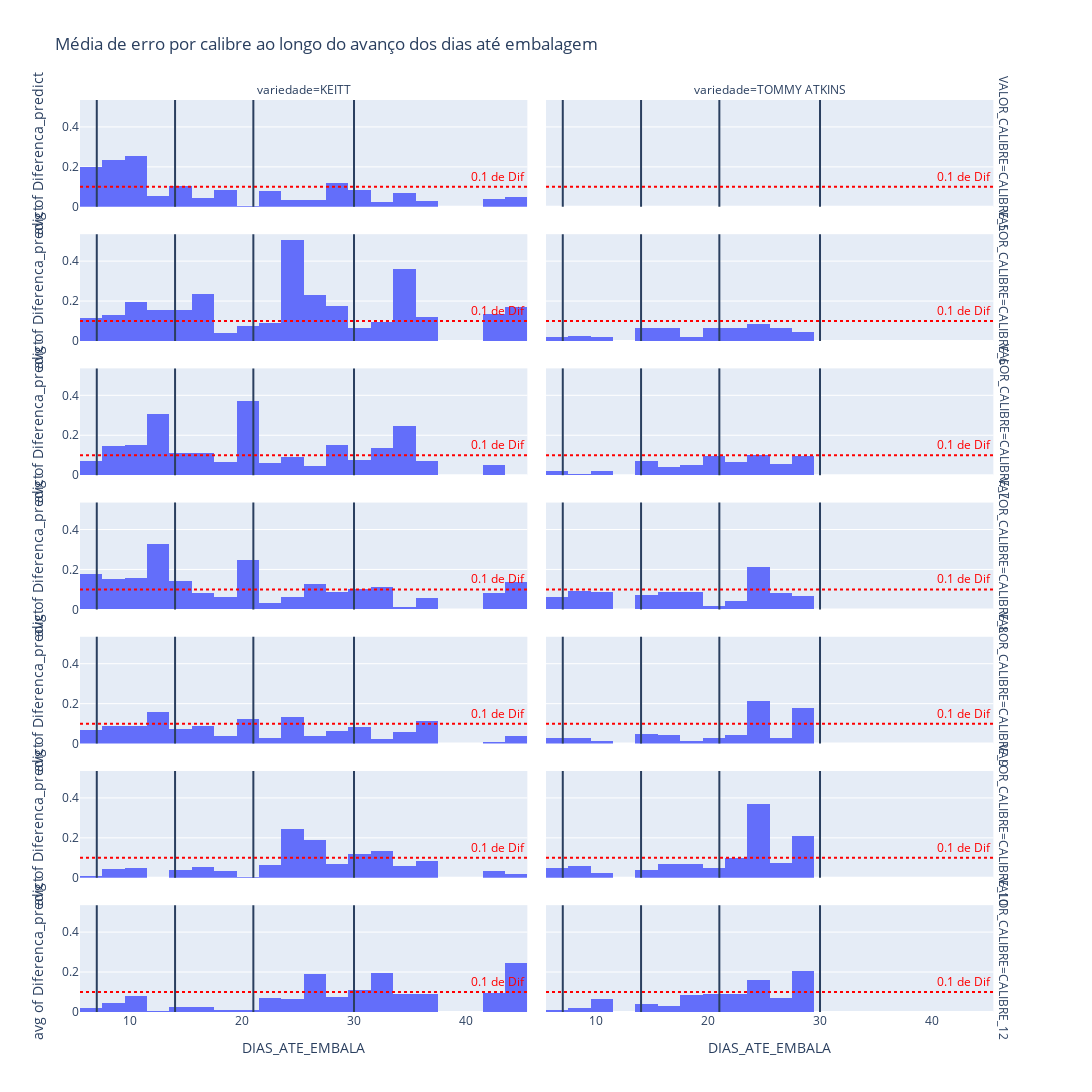

Notebook cell for this chart:
### Code cell
fig = px.histogram(dataframe, x = dataframe['DIAS_ATE_EMBALA'],y =dataframe['Diferenca_predict'] ,facet_col = 'variedade' ,histfunc = 'avg',facet_row = 'VALOR_CALIBRE', barmode = 'group', title = 'Média de erro por calibre ao longo do avanço dos dias até embalagem')
fig.update_layout(height = 1600, width = 1200)

fig.add_vline(x = 30)
fig.add_vline(x = 21)
fig.add_vline(x = 14)
fig.add_vline(x = 7)
fig.add_hline(0.1, line_color = 'red', line_dash="dot",  annotation_text="0.1 de Dif", annotation_font_color="red")

### Figure 1 — Plotly figure (JSON) as saved in the notebook; plotly's stock layout.template omitted (floating-point values rounded to 4 significant figures)
{"data": [{"alignmentgroup": "True", "bingroup": "x", "histfunc": "avg", "hovertemplate": "VALOR_CALIBRE=CALIBRE_5<br>variedade=KEITT<br>DIAS_ATE_EMBALA=%{x}<br>avg of Diferenca_predict=%{y}<extra></extra>", "legendgroup": "", "marker": {"color": "#636efa", "pattern": {"shape": ""}}, "name": "", "offsetgroup": "", "orientation": "v", "showlegend": false, "type": "histogram", "x": [19, 19, 22, 27, 6, 7, 7, 7, 8, 8, 9, 15, 16, 16, 18, 22, 29, 30, 30, 31, 32, 36, 36, 37, 37, 6, 7, 13, 14, 20, 21, 22, 27, 27, 8, 8, 8, 9, 9, 10, 17, 18, 18, 22, 22, 23, 28, 29, 30, 37, 43, 44, 9, 9, 10, 15, 16, 17, 24, 28, 29, 35, 36, 7, 8, 14, 15], "xaxis": "x13", "y": [0.2054, 0.1514, 0.08741, 0.09641, 0.2249, 0.1639, 0.2019, 0.1899, 0.121, 0.098, 0.081, 0.065, 0.007, 0.086, 0.002, 0.005, 0.011, 0.005, 0.02, 0.005, 0.025, 0.01, 0.022, 0.011, 0.025, 0.1137, 0.1997, 0.05469, 0.05869, 0.006306, 0.006306, 0.006306, 0.005694, 0.004306, 0.3025, 0.3845, 0.4175, 0.3595, 0.4685, 0.4695, 0.09952, 0.01152, 0.04748, 0.1245, 0.1245, 0.1245, 0.271, 0.196, 0.305, 0.04504, 0.04004, 0.05104, 0.0135, 0.0615, 0.0415, 0.0235, 0.0145, 0.0115, 0.0335, 0.0665, 0.0645, 0.0675, 0.0505, 0.3073, 0.2573, 0.2463, 0.1223], "yaxis": "y13"}, {"alignmentgroup": "True", "bingroup": "x", "histfunc": "avg", "hovertemplate": "VALOR_CALIBRE=CALIBRE_5<br>variedade=TOMMY ATKINS<br>DIAS_ATE_EMBALA=%{x}<br>avg of Diferenca_predict=%{y}<extra></extra>", "legendgroup": "", "marker": {"color": "#636efa", "pattern": {"shape": ""}}, "name": "", "offsetgroup": "", "orientation": "v", "showlegend": false, "type": "histogram", "x": [14, 20, 28, 28, 7, 11, 19, 19, 27, 27, 14, 14, 16, 17, 21, 21, 23, 7, 8, 9, 16, 17, 23, 24, 24, 28, 29], "xaxis": "x14", "y": [0, 0, 0, 0, 0, 0, 0, 0, 0, 0, 0, 0, 0, 0, 0, 0, 0, 0, 0, 0, 0, 0, 0, 0, 0, 0, 0], "yaxis": "y14"}, {"alignmentgroup": "True", "bingroup": "x", "histfunc": "avg", "hovertemplate": "VALOR_CALIBRE=CALIBRE_6<br>variedade=KEITT<br>DIAS_ATE_EMBALA=%{x}<br>avg of Diferenca_predict=%{y}<extra></extra>", "legendgroup": "", "marker": {"color": "#636efa", "pattern": {"shape": ""}}, "name": "", "offsetgroup": "", "orientation": "v", "showlegend": false, "type": "histogram", "x": [19, 19, 22, 27, 6, 7, 7, 7, 8, 8, 9, 15, 16, 16, 18, 22, 29, 30, 30, 31, 32, 36, 36, 37, 37, 6, 7, 13, 14, 20, 21, 22, 27, 27, 8, 8, 8, 9, 9, 10, 17, 18, 18, 22, 22, 23, 28, 29, 30, 37, 43, 44, 9, 9, 10, 15, 16, 17, 24, 28, 29, 35, 36, 7, 8, 14, 15], "xaxis": "x11", "y": [0.005253, 0.02375, 0.1747, 0.1787, 0.01488, 0.01088, 0.1102, 0.1222, 0.1324, 0.1954, 0.08138, 0.08362, 0.07362, 0.02962, 0.02162, 0.02038, 0.1036, 0.09662, 0.00138, 0.1116, 0.09562, 0.05362, 0.02338, 0.00562, 0.04838, 0.2598, 0.2868, 0.1538, 0.1718, 0.09878, 0.05122, 0.1562, 0.2522, 0.2602, 0.07053, 0.06753, 0.03653, 0.06853, 0.01953, 0.02253, 0.1245, 0.09653, 0.04553, 0.005533, 0.08647, 0.1015, 0.05444, 0.09044, 0.06044, 0.1946, 0.1366, 0.1686, 0.436, 0.296, 0.366, 0.464, 0.482, 0.457, 0.508, 0.27, 0.366, 0.359, 0.397, 0.004618, 0.009618, 0.003618, 0.05962], "yaxis": "y11"}, {"alignmentgroup": "True", "bingroup": "x", "histfunc": "avg", "hovertemplate": "VALOR_CALIBRE=CALIBRE_6<br>variedade=TOMMY ATKINS<br>DIAS_ATE_EMBALA=%{x}<br>avg of Diferenca_predict=%{y}<extra></extra>", "legendgroup": "", "marker": {"color": "#636efa", "pattern": {"shape": ""}}, "name": "", "offsetgroup": "", "orientation": "v", "showlegend": false, "type": "histogram", "x": [14, 20, 28, 28, 7, 11, 19, 19, 27, 27, 14, 14, 16, 17, 21, 21, 23, 7, 8, 9, 16, 17, 23, 24, 24, 28, 29], "xaxis": "x12", "y": [0.0243, 0.0097, 0.0357, 0.0017, 0.01528, 0.01828, 0.01428, 0.02328, 0.08028, 0.04628, 0.0831, 0.0851, 0.1121, 0.0891, 0.0941, 0.0991, 0.0851, 0.025, 0.026, 0.021, 0.03, 0.037, 0.044, 0.082, 0.09, 0.094, 0.053], "yaxis": "y12"}, {"alignmentgroup": "True", "bingroup": "x", "histfunc": "avg", "hovertemplate": "VALOR_CALIBRE=CALIBRE_7<br>variedade=KEITT<br>DIAS_ATE_EMBALA=%{x}<br>avg of Diferenca_predict=%{y}<extra></extra>", "legendgroup": "", "marker": {"color": "#636efa", "pattern": {"shape": ""}}, "name": "", "offsetgroup": "", "orientation": "v", "showlegend": false, "type": "histogram", "x": [19, 19, 22, 27, 6, 7, 7, 7, 8, 8, 9, 15, 16, 16, 18, 22, 29, 30, 30, 31, 32, 36, 36, 37, 37, 6, 7, 13, 14, 20, 21, 22, 27, 27, 8, 8, 8, 9, 9, 10, 17, 18, 18, 22, 22, 23, 28, 29, 30, 37, 43, 44, 9, 9, 10, 15, 16, 17, 24, 28, 29, 35, 36, 7, 8, 14, 15], "xaxis": "x9", "y": [0.006455, 0.002545, 0.02355, 0.1245, 0.05727, 0.06727, 0.04743, 0.04043, 0.1575, 0.1695, 0.1585, 0.02253, 0.01153, 0.1005, 0.1525, 0.01047, 0.09047, 0.09947, 0.01047, 0.1455, 0.1365, 0.06047, 0.08747, 0.05747, 0.06747, 0.1077, 0.03474, 0.3067, 0.2837, 0.3297, 0.4167, 0.2597, 0.0007373, 0.01226, 0.03728, 0.09128, 0.09428, 0.06628, 0.1403, 0.1163, 0.06572, 0.08372, 0.07572, 0.06272, 0.00972, 0.01472, 0.02163, 0.02337, 0.04363, 0.02563, 0.05137, 0.001634, 0.2855, 0.3015, 0.1895, 0.1715, 0.1565, 0.2155, 0.09247, 0.3895, 0.2325, 0.2485, 0.1305, 0.16, 0.09497, 0.06697, 0.01097], "yaxis": "y9"}, {"alignmentgroup": "True", "bingroup": "x", "histfunc": "avg", "hovertemplate": "VALOR_CALIBRE=CALIBRE_7<br>variedade=TOMMY ATKINS<br>DIAS_ATE_EMBALA=%{x}<br>avg of Diferenca_predict=%{y}<extra></extra>", "legendgroup": "", "marker": {"color": "#636efa", "pattern": {"shape": ""}}, "name": "", "offsetgroup": "", "orientation": "v", "showlegend": false, "type": "histogram", "x": [14, 20, 28, 28, 7, 11, 19, 19, 27, 27, 14, 14, 16, 17, 21, 21, 23, 7, 8, 9, 16, 17, 23, 24, 24, 28, 29], "xaxis": "x10", "y": [0.1678, 0.1018, 0.02476, 0.06376, 0.04356, 0.02156, 0.02256, 0.07656, 0.08556, 0.03156, 0.02123, 0.02423, 0.05523, 0.04523, 0.08523, 0.1012, 0.09423, 0.002218, 0.009218, 0.001782, 0.01722, 0.03922, 0.03722, 0.1042, 0.1012, 0.1112, 0.1832], "yaxis": "y10"}, {"alignmentgroup": "True", "bingroup": "x", "histfunc": "avg", "hovertemplate": "VALOR_CALIBRE=CALIBRE_8<br>variedade=KEITT<br>DIAS_ATE_EMBALA=%{x}<br>avg of Diferenca_predict=%{y}<extra></extra>", "legendgroup": "", "marker": {"color": "#636efa", "pattern": {"shape": ""}}, "name": "", "offsetgroup": "", "orientation": "v", "showlegend": false, "type": "histogram", "x": [19, 19, 22, 27, 6, 7, 7, 7, 8, 8, 9, 15, 16, 16, 18, 22, 29, 30, 30, 31, 32, 36, 36, 37, 37, 6, 7, 13, 14, 20, 21, 22, 27, 27, 8, 8, 8, 9, 9, 10, 17, 18, 18, 22, 22, 23, 28, 29, 30, 37, 43, 44, 9, 9, 10, 15, 16, 17, 24, 28, 29, 35, 36, 7, 8, 14, 15], "xaxis": "x7", "y": [0.1143, 0.05428, 0.02628, 0.005717, 0.07057, 0.02457, 0.1382, 0.1402, 0.1543, 0.1943, 0.09826, 0.05674, 0.08874, 0.08626, 0.08326, 0.02374, 0.05926, 0.06626, 0.03126, 0.1253, 0.1123, 0.05474, 0.06274, 0.06974, 0.04674, 0.3515, 0.3665, 0.3255, 0.3355, 0.2675, 0.2255, 0.1065, 0.1745, 0.1995, 0.1368, 0.1578, 0.1618, 0.1578, 0.1608, 0.1698, 0.1148, 0.04084, 0.01984, 0.01784, 0.01784, 0.007835, 0.1755, 0.1655, 0.1875, 0.08648, 0.08148, 0.1375, 0.182, 0.11, 0.141, 0.07904, 0.08304, 0.03704, 0.06304, 0.008961, 0.03004, 0.01404, 0.02396, 0.1482, 0.1432, 0.1322, 0.1132], "yaxis": "y7"}, {"alignmentgroup": "True", "bingroup": "x", "histfunc": "avg", "hovertemplate": "VALOR_CALIBRE=CALIBRE_8<br>variedade=TOMMY ATKINS<br>DIAS_ATE_EMBALA=%{x}<br>avg of Diferenca_predict=%{y}<extra></extra>", "legendgroup": "", "marker": {"color": "#636efa", "pattern": {"shape": ""}}, "name": "", "offsetgroup": "", "orientation": "v", "showlegend": false, "type": "histogram", "x": [14, 20, 28, 28, 7, 11, 19, 19, 27, 27, 14, 14, 16, 17, 21, 21, 23, 7, 8, 9, 16, 17, 23, 24, 24, 28, 29], "xaxis": "x8", "y": [0.06206, 0.03306, 0.05394, 0.03006, 0.04353, 0.08653, 0.1245, 0.05453, 0.06953, 0.09153, 0.07083, 0.07883, 0.1168, 0.07183, 0.01583, 0.009168, 0.01383, 0.08178, 0.09878, 0.08578, 0.08178, 0.07878, 0.07178, 0.2128, 0.2138, 0.08878, 0.09178], "yaxis": "y8"}, {"alignmentgroup": "True", "bingroup": "x", "histfunc": "avg", "hovertemplate": "VALOR_CALIBRE=CALIBRE_9<br>variedade=KEITT<br>DIAS_ATE_EMBALA=%{x}<br>avg of Diferenca_predict=%{y}<extra></extra>", "legendgroup": "", "marker": {"color": "#636efa", "pattern": {"shape": ""}}, "name": "", "offsetgroup": "", "orientation": "v", "showlegend": false, "type": "histogram", "x": [19, 19, 22, 27, 6, 7, 7, 7, 8, 8, 9, 15, 16, 16, 18, 22, 29, 30, 30, 31, 32, 36, 36, 37, 37, 6, 7, 13, 14, 20, 21, 22, 27, 27, 8, 8, 8, 9, 9, 10, 17, 18, 18, 22, 22, 23, 28, 29, 30, 37, 43, 44, 9, 9, 10, 15, 16, 17, 24, 28, 29, 35, 36, 7, 8, 14, 15], "xaxis": "x5", "y": [0.02571, 0.03771, 0.03229, 0.05071, 0.02906, 0.02106, 0.04744, 0.05344, 0.1475, 0.1585, 0.1275, 0.0245, 0.0265, 0.0755, 0.0565, 0.0215, 0.0135, 0.0195, 0.1665, 0.0285, 0.0245, 0.1635, 0.1645, 0.1665, 0.1665, 0.1606, 0.1296, 0.1566, 0.1586, 0.1246, 0.1266, 0.04462, 0.03862, 0.02262, 0.083, 0.087, 0.085, 0.087, 0.082, 0.089, 0.069, 0.044, 0.025, 0.007001, 0.024, 0.03, 0.1027, 0.09366, 0.1127, 0.003337, 0.008663, 0.03866, 0.09797, 0.008025, 0.08297, 0.123, 0.132, 0.131, 0.133, 0.007975, 0.09797, 0.05897, 0.01997, 0.03168, 0.02868, 0.02868, 0.03068], "yaxis": "y5"}, {"alignmentgroup": "True", "bingroup": "x", "histfunc": "avg", "hovertemplate": "VALOR_CALIBRE=CALIBRE_9<br>variedade=TOMMY ATKINS<br>DIAS_ATE_EMBALA=%{x}<br>avg of Diferenca_predict=%{y}<extra></extra>", "legendgroup": "", "marker": {"color": "#636efa", "pattern": {"shape": ""}}, "name": "", "offsetgroup": "", "orientation": "v", "showlegend": false, "type": "histogram", "x": [14, 20, 28, 28, 7, 11, 19, 19, 27, 27, 14, 14, 16, 17, 21, 21, 23, 7, 8, 9, 16, 17, 23, 24, 24, 28, 29], "xaxis": "x6", "y": [0.07973, 0.04773, 0.07273, 0.1817, 0.01526, 0.01526, 0.006263, 0.02126, 0.02574, 0.02774, 0.04212, 0.02712, 0.02912, 0.03712, 0.01912, 0.01712, 0.01712, 0.03874, 0.02974, 0.02874, 0.05174, 0.06074, 0.07274, 0.1987, 0.2257, 0.2257, 0.2257], "yaxis": "y6"}, {"alignmentgroup": "True", "bingroup": "x", "histfunc": "avg", "hovertemplate": "VALOR_CALIBRE=CALIBRE_10<br>variedade=KEITT<br>DIAS_ATE_EMBALA=%{x}<br>avg of Diferenca_predict=%{y}<extra></extra>", "legendgroup": "", "marker": {"color": "#636efa", "pattern": {"shape": ""}}, "name": "", "offsetgroup": "", "orientation": "v", "showlegend": false, "type": "histogram", "x": [19, 19, 22, 27, 6, 7, 7, 7, 8, 8, 9, 15, 16, 16, 18, 22, 29, 30, 30, 31, 32, 36, 36, 37, 37, 6, 7, 13, 14, 20, 21, 22, 27, 27, 8, 8, 8, 9, 9, 10, 17, 18, 18, 22, 22, 23, 28, 29, 30, 37, 43, 44, 9, 9, 10, 15, 16, 17, 24, 28, 29, 35, 36, 7, 8, 14, 15], "xaxis": "x3", "y": [0.06354, 0.01154, 0.03146, 0.07354, 0.0081, 0.0008999, 0.02287, 0.02187, 0.09143, 0.09343, 0.08043, 0.03043, 0.00543, 0.00257, 0.01457, 0.0004298, 0.1236, 0.1146, 0.1266, 0.1586, 0.1366, 0.08357, 0.06757, 0.06257, 0.04457, 0.0008081, 0.002192, 0.0008081, 0.01381, 0.003808, 0.006808, 0.06481, 0.2548, 0.2378, 0.04043, 0.04043, 0.03643, 0.04143, 0.03243, 0.04143, 0.03043, 0.03543, 0.03857, 0.06457, 0.1306, 0.09557, 0.0857, 0.0807, 0.0827, 0.0853, 0.0363, 0.0183, 0.04062, 0.01362, 0.05262, 0.1406, 0.1436, 0.08662, 0.2436, 0.01438, 0.04362, 0.05762, 0.1466, 0.001738, 0.0007385, 0.0007385, 0.001738], "yaxis": "y3"}, {"alignmentgroup": "True", "bingroup": "x", "histfunc": "avg", "hovertemplate": "VALOR_CALIBRE=CALIBRE_10<br>variedade=TOMMY ATKINS<br>DIAS_ATE_EMBALA=%{x}<br>avg of Diferenca_predict=%{y}<extra></extra>", "legendgroup": "", "marker": {"color": "#636efa", "pattern": {"shape": ""}}, "name": "", "offsetgroup": "", "orientation": "v", "showlegend": false, "type": "histogram", "x": [14, 20, 28, 28, 7, 11, 19, 19, 27, 27, 14, 14, 16, 17, 21, 21, 23, 7, 8, 9, 16, 17, 23, 24, 24, 28, 29], "xaxis": "x4", "y": [0.08497, 0.04797, 0.01903, 0.07497, 0.01819, 0.02619, 0.004192, 0.1322, 0.09419, 0.05219, 0.02164, 0.01664, 0.0006436, 0.004356, 0.03736, 0.05536, 0.03036, 0.07806, 0.08006, 0.04306, 0.1171, 0.1481, 0.1681, 0.3681, 0.3741, 0.3741, 0.3741], "yaxis": "y4"}, {"alignmentgroup": "True", "bingroup": "x", "histfunc": "avg", "hovertemplate": "VALOR_CALIBRE=CALIBRE_12<br>variedade=KEITT<br>DIAS_ATE_EMBALA=%{x}<br>avg of Diferenca_predict=%{y}<extra></extra>", "legendgroup": "", "marker": {"color": "#636efa", "pattern": {"shape": ""}}, "name": "", "offsetgroup": "", "orientation": "v", "showlegend": false, "type": "histogram", "x": [19, 19, 22, 27, 6, 7, 7, 7, 8, 8, 9, 15, 16, 16, 18, 22, 29, 30, 30, 31, 32, 36, 36, 37, 37, 6, 7, 13, 14, 20, 21, 22, 27, 27, 8, 8, 8, 9, 9, 10, 17, 18, 18, 22, 22, 23, 28, 29, 30, 37, 43, 44, 9, 9, 10, 15, 16, 17, 24, 28, 29, 35, 36, 7, 8, 14, 15], "xaxis": "x", "y": [0.017, 0.015, 0.075, 0.095, 0.01883, 0.01283, 0.01788, 0.01788, 0.01772, 0.01772, 0.01672, 0.005717, 0.001717, 0.003283, 0.008717, 0.01672, 0.1013, 0.1593, 0.05128, 0.2383, 0.1973, 0.1153, 0.06828, 0.07428, 0.05928, 0.04881, 0.001192, 0.003192, 0.003192, 0.003192, 0.01681, 0.01881, 0.2108, 0.2638, 0.01665, 0.01665, 0.01565, 0.01665, 0.01265, 0.01565, 0.01465, 0.01265, 0.00765, 0.05935, 0.1183, 0.1463, 0, 0.001, 0.001, 0.163, 0.095, 0.245, 0.1836, 0.1826, 0.1446, 0.08262, 0.06262, 0.03262, 0.06262, 0.1706, 0.1046, 0.09162, 0.04838, 0.009968, 0.01603, 0.01103, 0.01603], "yaxis": "y"}, {"alignmentgroup": "True", "bingroup": "x", "histfunc": "avg", "hovertemplate": "VALOR_CALIBRE=CALIBRE_12<br>variedade=TOMMY ATKINS<br>DIAS_ATE_EMBALA=%{x}<br>avg of Diferenca_predict=%{y}<extra></extra>", "legendgroup": "", "marker": {"color": "#636efa", "pattern": {"shape": ""}}, "name": "", "offsetgroup": "", "orientation": "v", "showlegend": false, "type": "histogram", "x": [14, 20, 28, 28, 7, 11, 19, 19, 27, 27, 14, 14, 16, 17, 21, 21, 23, 7, 8, 9, 16, 17, 23, 24, 24, 28, 29], "xaxis": "x2", "y": [0.08941, 0.03141, 0.1096, 0.1526, 0.003808, 0.06281, 0.09481, 0.07681, 0.03481, 0.1028, 0.01202, 0.02102, 0.02102, 0.02202, 0.103, 0.135, 0.117, 0.01305, 0.01695, 0.02395, 0.03905, 0.04705, 0.06805, 0.15, 0.168, 0.271, 0.287], "yaxis": "y2"}], "layout": {"annotations": [{"showarrow": false, "text": "variedade=KEITT", "x": 0.24, "xanchor": "center", "xref": "paper", "y": 1.0, "yanchor": "bottom", "yref": "paper"}, {"showarrow": false, "text": "variedade=TOMMY ATKINS", "x": 0.74, "xanchor": "center", "xref": "paper", "y": 1.0, "yanchor": "bottom", "yref": "paper"}, {"showarrow": false, "text": "VALOR_CALIBRE=CALIBRE_12", "textangle": 90, "x": 0.98, "xanchor": "left", "xref": "paper", "y": 0.05857, "yanchor": "middle", "yref": "paper"}, {"showarrow": false, "text": "VALOR_CALIBRE=CALIBRE_10", "textangle": 90, "x": 0.98, "xanchor": "left", "xref": "paper", "y": 0.2057, "yanchor": "middle", "yref": "paper"}, {"showarrow": false, "text": "VALOR_CALIBRE=CALIBRE_9", "textangle": 90, "x": 0.98, "xanchor": "left", "xref": "paper", "y": 0.3529, "yanchor": "middle", "yref": "paper"}, {"showarrow": false, "text": "VALOR_CALIBRE=CALIBRE_8", "textangle": 90, "x": 0.98, "xanchor": "left", "xref": "paper", "y": 0.5, "yanchor": "middle", "yref": "paper"}, {"showarrow": false, "text": "VALOR_CALIBRE=CALIBRE_7", "textangle": 90, "x": 0.98, "xanchor": "left", "xref": "paper", "y": 0.6471, "yanchor": "middle", "yref": "paper"}, {"showarrow": false, "text": "VALOR_CALIBRE=CALIBRE_6", "textangle": 90, "x": 0.98, "xanchor": "left", "xref": "paper", "y": 0.7943, "yanchor": "middle", "yref": "paper"}, {"showarrow": false, "text": "VALOR_CALIBRE=CALIBRE_5", "textangle": 90, "x": 0.98, "xanchor": "left", "xref": "paper", "y": 0.9414, "yanchor": "middle", "yref": "paper"}, {"font": {"color": "red"}, "showarrow": false, "text": "0.1 de Dif", "x": 1, "xanchor": "right", "xref": "x domain", "y": 0.1, "yanchor": "bottom", "yref": "y"}, {"font": {"color": "red"}, "showarrow": false, "text": "0.1 de Dif", "x": 1, "xanchor": "right", "xref": "x2 domain", "y": 0.1, "yanchor": "bottom", "yref": "y2"}, {"font": {"color": "red"}, "showarrow": false, "text": "0.1 de Dif", "x": 1, "xanchor": "right", "xref": "x3 domain", "y": 0.1, "yanchor": "bottom", "yref": "y3"}, {"font": {"color": "red"}, "showarrow": false, "text": "0.1 de Dif", "x": 1, "xanchor": "right", "xref": "x4 domain", "y": 0.1, "yanchor": "bottom", "yref": "y4"}, {"font": {"color": "red"}, "showarrow": false, "text": "0.1 de Dif", "x": 1, "xanchor": "right", "xref": "x5 domain", "y": 0.1, "yanchor": "bottom", "yref": "y5"}, {"font": {"color": "red"}, "showarrow": false, "text": "0.1 de Dif", "x": 1, "xanchor": "right", "xref": "x6 domain", "y": 0.1, "yanchor": "bottom", "yref": "y6"}, {"font": {"color": "red"}, "showarrow": false, "text": "0.1 de Dif", "x": 1, "xanchor": "right", "xref": "x7 domain", "y": 0.1, "yanchor": "bottom", "yref": "y7"}, {"font": {"color": "red"}, "showarrow": false, "text": "0.1 de Dif", "x": 1, "xanchor": "right", "xref": "x8 domain", "y": 0.1, "yanchor": "bottom", "yref": "y8"}, {"font": {"color": "red"}, "showarrow": false, "text": "0.1 de Dif", "x": 1, "xanchor": "right", "xref": "x9 domain", "y": 0.1, "yanchor": "bottom", "yref": "y9"}, {"font": {"color": "red"}, "showarrow": false, "text": "0.1 de Dif", "x": 1, "xanchor": "right", "xref": "x10 domain", "y": 0.1, "yanchor": "bottom", "yref": "y10"}, {"font": {"color": "red"}, "showarrow": false, "text": "0.1 de Dif", "x": 1, "xanchor": "right", "xref": "x11 domain", "y": 0.1, "yanchor": "bottom", "yref": "y11"}, {"font": {"color": "red"}, "showarrow": false, "text": "0.1 de Dif", "x": 1, "xanchor": "right", "xref": "x12 domain", "y": 0.1, "yanchor": "bottom", "yref": "y12"}, {"font": {"color": "red"}, "showarrow": false, "text": "0.1 de Dif", "x": 1, "xanchor": "right", "xref": "x13 domain", "y": 0.1, "yanchor": "bottom", "yref": "y13"}, {"font": {"color": "red"}, "showarrow": false, "text": "0.1 de Dif", "x": 1, "xanchor": "right", "xref": "x14 domain", "y": 0.1, "yanchor": "bottom", "yref": "y14"}], "barmode": "group", "height": 1600, "legend": {"tracegroupgap": 0}, "shapes": [{"type": "line", "x0": 30, "x1": 30, "xref": "x", "y0": 0, "y1": 1, "yref": "y domain"}, {"type": "line", "x0": 30, "x1": 30, "xref": "x2", "y0": 0, "y1": 1, "yref": "y2 domain"}, {"type": "line", "x0": 30, "x1": 30, "xref": "x3", "y0": 0, "y1": 1, "yref": "y3 domain"}, {"type": "line", "x0": 30, "x1": 30, "xref": "x4", "y0": 0, "y1": 1, "yref": "y4 domain"}, {"type": "line", "x0": 30, "x1": 30, "xref": "x5", "y0": 0, "y1": 1, "yref": "y5 domain"}, {"type": "line", "x0": 30, "x1": 30, "xref": "x6", "y0": 0, "y1": 1, "yref": "y6 domain"}, {"type": "line", "x0": 30, "x1": 30, "xref": "x7", "y0": 0, "y1": 1, "yref": "y7 domain"}, {"type": "line", "x0": 30, "x1": 30, "xref": "x8", "y0": 0, "y1": 1, "yref": "y8 domain"}, {"type": "line", "x0": 30, "x1": 30, "xref": "x9", "y0": 0, "y1": 1, "yref": "y9 domain"}, {"type": "line", "x0": 30, "x1": 30, "xref": "x10", "y0": 0, "y1": 1, "yref": "y10 domain"}, {"type": "line", "x0": 30, "x1": 30, "xref": "x11", "y0": 0, "y1": 1, "yref": "y11 domain"}, {"type": "line", "x0": 30, "x1": 30, "xref": "x12", "y0": 0, "y1": 1, "yref": "y12 domain"}, {"type": "line", "x0": 30, "x1": 30, "xref": "x13", "y0": 0, "y1": 1, "yref": "y13 domain"}, {"type": "line", "x0": 30, "x1": 30, "xref": "x14", "y0": 0, "y1": 1, "yref": "y14 domain"}, {"type": "line", "x0": 21, "x1": 21, "xref": "x", "y0": 0, "y1": 1, "yref": "y domain"}, {"type": "line", "x0": 21, "x1": 21, "xref": "x2", "y0": 0, "y1": 1, "yref": "y2 domain"}, {"type": "line", "x0": 21, "x1": 21, "xref": "x3", "y0": 0, "y1": 1, "yref": "y3 domain"}, {"type": "line", "x0": 21, "x1": 21, "xref": "x4", "y0": 0, "y1": 1, "yref": "y4 domain"}, {"type": "line", "x0": 21, "x1": 21, "xref": "x5", "y0": 0, "y1": 1, "yref": "y5 domain"}, {"type": "line", "x0": 21, "x1": 21, "xref": "x6", "y0": 0, "y1": 1, "yref": "y6 domain"}, {"type": "line", "x0": 21, "x1": 21, "xref": "x7", "y0": 0, "y1": 1, "yref": "y7 domain"}, {"type": "line", "x0": 21, "x1": 21, "xref": "x8", "y0": 0, "y1": 1, "yref": "y8 domain"}, {"type": "line", "x0": 21, "x1": 21, "xref": "x9", "y0": 0, "y1": 1, "yref": "y9 domain"}, {"type": "line", "x0": 21, "x1": 21, "xref": "x10", "y0": 0, "y1": 1, "yref": "y10 domain"}, {"type": "line", "x0": 21, "x1": 21, "xref": "x11", "y0": 0, "y1": 1, "yref": "y11 domain"}, {"type": "line", "x0": 21, "x1": 21, "xref": "x12", "y0": 0, "y1": 1, "yref": "y12 domain"}, {"type": "line", "x0": 21, "x1": 21, "xref": "x13", "y0": 0, "y1": 1, "yref": "y13 domain"}, {"type": "line", "x0": 21, "x1": 21, "xref": "x14", "y0": 0, "y1": 1, "yref": "y14 domain"}, {"type": "line", "x0": 14, "x1": 14, "xref": "x", "y0": 0, "y1": 1, "yref": "y domain"}, {"type": "line", "x0": 14, "x1": 14, "xref": "x2", "y0": 0, "y1": 1, "yref": "y2 domain"}, {"type": "line", "x0": 14, "x1": 14, "xref": "x3", "y0": 0, "y1": 1, "yref": "y3 domain"}, {"type": "line", "x0": 14, "x1": 14, "xref": "x4", "y0": 0, "y1": 1, "yref": "y4 domain"}, {"type": "line", "x0": 14, "x1": 14, "xref": "x5", "y0": 0, "y1": 1, "yref": "y5 domain"}, {"type": "line", "x0": 14, "x1": 14, "xref": "x6", "y0": 0, "y1": 1, "yref": "y6 domain"}, {"type": "line", "x0": 14, "x1": 14, "xref": "x7", "y0": 0, "y1": 1, "yref": "y7 domain"}, {"type": "line", "x0": 14, "x1": 14, "xref": "x8", "y0": 0, "y1": 1, "yref": "y8 domain"}, {"type": "line", "x0": 14, "x1": 14, "xref": "x9", "y0": 0, "y1": 1, "yref": "y9 domain"}, {"type": "line", "x0": 14, "x1": 14, "xref": "x10", "y0": 0, "y1": 1, "yref": "y10 domain"}, {"type": "line", "x0": 14, "x1": 14, "xref": "x11", "y0": 0, "y1": 1, "yref": "y11 domain"}, {"type": "line", "x0": 14, "x1": 14, "xref": "x12", "y0": 0, "y1": 1, "yref": "y12 domain"}, {"type": "line", "x0": 14, "x1": 14, "xref": "x13", "y0": 0, "y1": 1, "yref": "y13 domain"}, {"type": "line", "x0": 14, "x1": 14, "xref": "x14", "y0": 0, "y1": 1, "yref": "y14 domain"}, {"type": "line", "x0": 7, "x1": 7, "xref": "x", "y0": 0, "y1": 1, "yref": "y domain"}, {"type": "line", "x0": 7, "x1": 7, "xref": "x2", "y0": 0, "y1": 1, "yref": "y2 domain"}, {"type": "line", "x0": 7, "x1": 7, "xref": "x3", "y0": 0, "y1": 1, "yref": "y3 domain"}, {"type": "line", "x0": 7, "x1": 7, "xref": "x4", "y0": 0, "y1": 1, "yref": "y4 domain"}, {"type": "line", "x0": 7, "x1": 7, "xref": "x5", "y0": 0, "y1": 1, "yref": "y5 domain"}, {"type": "line", "x0": 7, "x1": 7, "xref": "x6", "y0": 0, "y1": 1, "yref": "y6 domain"}, {"type": "line", "x0": 7, "x1": 7, "xref": "x7", "y0": 0, "y1": 1, "yref": "y7 domain"}, {"type": "line", "x0": 7, "x1": 7, "xref": "x8", "y0": 0, "y1": 1, "yref": "y8 domain"}, {"type": "line", "x0": 7, "x1": 7, "xref": "x9", "y0": 0, "y1": 1, "yref": "y9 domain"}, {"type": "line", "x0": 7, "x1": 7, "xref": "x10", "y0": 0, "y1": 1, "yref": "y10 domain"}, {"type": "line", "x0": 7, "x1": 7, "xref": "x11", "y0": 0, "y1": 1, "yref": "y11 domain"}, {"type": "line", "x0": 7, "x1": 7, "xref": "x12", "y0": 0, "y1": 1, "yref": "y12 domain"}, {"type": "line", "x0": 7, "x1": 7, "xref": "x13", "y0": 0, "y1": 1, "yref": "y13 domain"}, {"type": "line", "x0": 7, "x1": 7, "xref": "x14", "y0": 0, "y1": 1, "yref": "y14 domain"}, {"line": {"color": "red", "dash": "dot"}, "type": "line", "x0": 0, "x1": 1, "xref": "x domain", "y0": 0.1, "y1": 0.1, "yref": "y"}, {"line": {"color": "red", "dash": "dot"}, "type": "line", "x0": 0, "x1": 1, "xref": "x2 domain", "y0": 0.1, "y1": 0.1, "yref": "y2"}, {"line": {"color": "red", "dash": "dot"}, "type": "line", "x0": 0, "x1": 1, "xref": "x3 domain", "y0": 0.1, "y1": 0.1, "yref": "y3"}, {"line": {"color": "red", "dash": "dot"}, "type": "line", "x0": 0, "x1": 1, "xref": "x4 domain", "y0": 0.1, "y1": 0.1, "yref": "y4"}, {"line": {"color": "red", "dash": "dot"}, "type": "line", "x0": 0, "x1": 1, "xref": "x5 domain", "y0": 0.1, "y1": 0.1, "yref": "y5"}, {"line": {"color": "red", "dash": "dot"}, "type": "line", "x0": 0, "x1": 1, "xref": "x6 domain", "y0": 0.1, "y1": 0.1, "yref": "y6"}, {"line": {"color": "red", "dash": "dot"}, "type": "line", "x0": 0, "x1": 1, "xref": "x7 domain", "y0": 0.1, "y1": 0.1, "yref": "y7"}, {"line": {"color": "red", "dash": "dot"}, "type": "line", "x0": 0, "x1": 1, "xref": "x8 domain", "y0": 0.1, "y1": 0.1, "yref": "y8"}, {"line": {"color": "red", "dash": "dot"}, "type": "line", "x0": 0, "x1": 1, "xref": "x9 domain", "y0": 0.1, "y1": 0.1, "yref": "y9"}, {"line": {"color": "red", "dash": "dot"}, "type": "line", "x0": 0, "x1": 1, "xref": "x10 domain", "y0": 0.1, "y1": 0.1, "yref": "y10"}, {"line": {"color": "red", "dash": "dot"}, "type": "line", "x0": 0, "x1": 1, "xref": "x11 domain", "y0": 0.1, "y1": 0.1, "yref": "y11"}, {"line": {"color": "red", "dash": "dot"}, "type": "line", "x0": 0, "x1": 1, "xref": "x12 domain", "y0": 0.1, "y1": 0.1, "yref": "y12"}, {"line": {"color": "red", "dash": "dot"}, "type": "line", "x0": 0, "x1": 1, "xref": "x13 domain", "y0": 0.1, "y1": 0.1, "yref": "y13"}, {"line": {"color": "red", "dash": "dot"}, "type": "line", "x0": 0, "x1": 1, "xref": "x14 domain", "y0": 0.1, "y1": 0.1, "yref": "y14"}], "title": {"text": "Média de erro por calibre ao longo do avanço dos dias até embalagem"}, "width": 1200, "xaxis": {"anchor": "y", "domain": [0, 0.48], "title": {"text": "DIAS_ATE_EMBALA"}}, "xaxis10": {"anchor": "y10", "domain": [0.5, 0.98], "matches": "x", "showticklabels": false}, "xaxis11": {"anchor": "y11", "domain": [0, 0.48], "matches": "x", "showticklabels": false}, "xaxis12": {"anchor": "y12", "domain": [0.5, 0.98], "matches": "x", "showticklabels": false}, "xaxis13": {"anchor": "y13", "domain": [0, 0.48], "matches": "x", "showticklabels": false}, "xaxis14": {"anchor": "y14", "domain": [0.5, 0.98], "matches": "x", "showticklabels": false}, "xaxis2": {"anchor": "y2", "domain": [0.5, 0.98], "matches": "x", "title": {"text": "DIAS_ATE_EMBALA"}}, "xaxis3": {"anchor": "y3", "domain": [0, 0.48], "matches": "x", "showticklabels": false}, "xaxis4": {"anchor": "y4", "domain": [0.5, 0.98], "matches": "x", "showticklabels": false}, "xaxis5": {"anchor": "y5", "domain": [0, 0.48], "matches": "x", "showticklabels": false}, "xaxis6": {"anchor": "y6", "domain": [0.5, 0.98], "matches": "x", "showticklabels": false}, "xaxis7": {"anchor": "y7", "domain": [0, 0.48], "matches": "x", "showticklabels": false}, "xaxis8": {"anchor": "y8", "domain": [0.5, 0.98], "matches": "x", "showticklabels": false}, "xaxis9": {"anchor": "y9", "domain": [0, 0.48], "matches": "x", "showticklabels": false}, "yaxis": {"anchor": "x", "domain": [0, 0.1171], "title": {"text": "avg of Diferenca_predict"}}, "yaxis10": {"anchor": "x10", "domain": [0.5886, 0.7057], "matches": "y", "showticklabels": false}, "yaxis11": {"anchor": "x11", "domain": [0.7357, 0.8529], "matches": "y", "title": {"text": "avg of Diferenca_predict"}}, "yaxis12": {"anchor": "x12", "domain": [0.7357, 0.8529], "matches": "y", "showticklabels": false}, "yaxis13": {"anchor": "x13", "domain": [0.8829, 1.0], "matches": "y", "title": {"text": "avg of Diferenca_predict"}}, "yaxis14": {"anchor": "x14", "domain": [0.8829, 1.0], "matches": "y", "showticklabels": false}, "yaxis2": {"anchor": "x2", "domain": [0, 0.1171], "matches": "y", "showticklabels": false}, "yaxis3": {"anchor": "x3", "domain": [0.1471, 0.2643], "matches": "y", "title": {"text": "avg of Diferenca_predict"}}, "yaxis4": {"anchor": "x4", "domain": [0.1471, 0.2643], "matches": "y", "showticklabels": false}, "yaxis5": {"anchor": "x5", "domain": [0.2943, 0.4114], "matches": "y", "title": {"text": "avg of Diferenca_predict"}}, "yaxis6": {"anchor": "x6", "domain": [0.2943, 0.4114], "matches": "y", "showticklabels": false}, "yaxis7": {"anchor": "x7", "domain": [0.4414, 0.5586], "matches": "y", "title": {"text": "avg of Diferenca_predict"}}, "yaxis8": {"anchor": "x8", "domain": [0.4414, 0.5586], "matches": "y", "showticklabels": false}, "yaxis9": {"anchor": "x9", "domain": [0.5886, 0.7057], "matches": "y", "title": {"text": "avg of Diferenca_predict"}}}}
